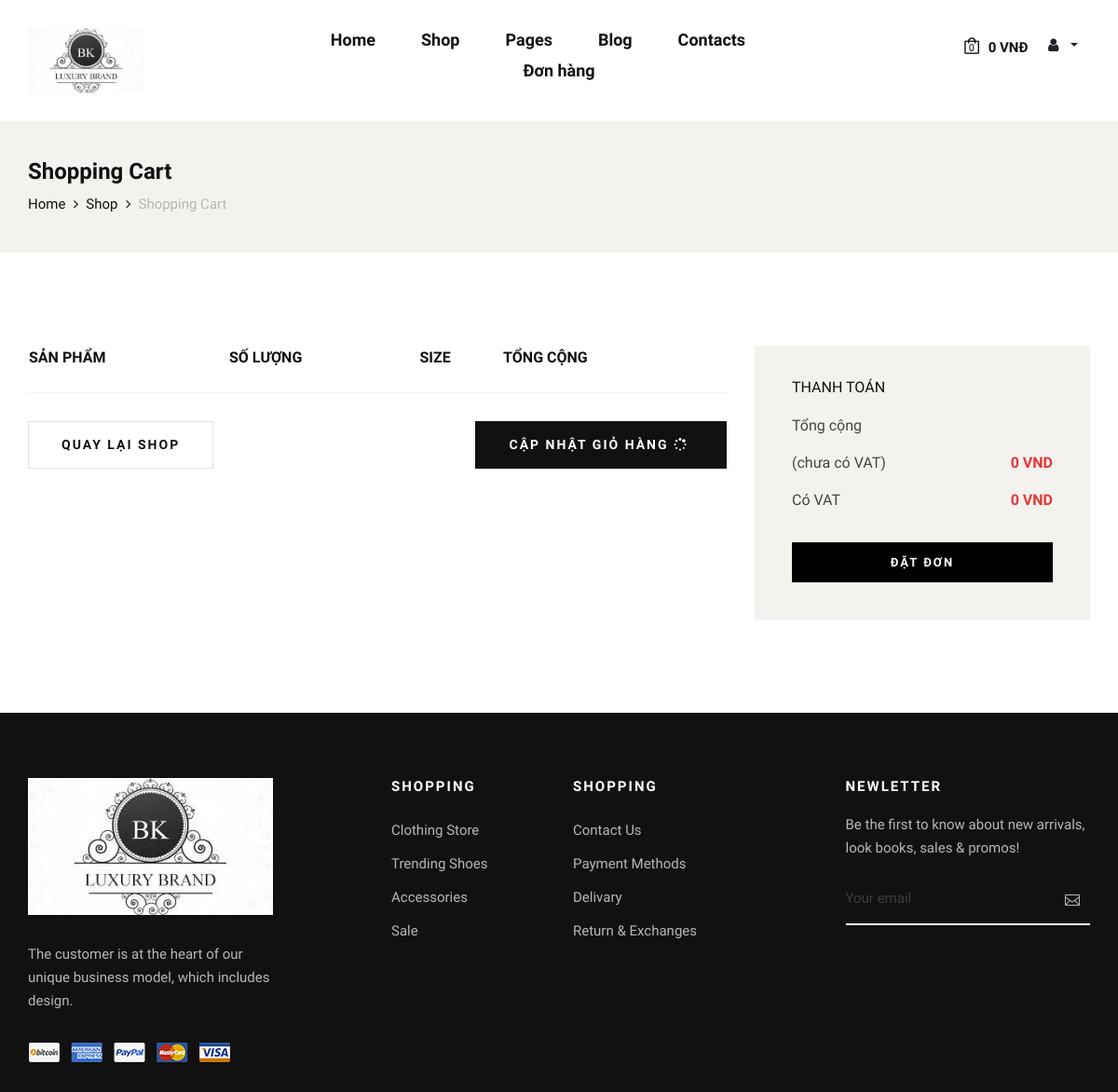
The page /shopping-cart.php (signed in) on the database as committed earlier.
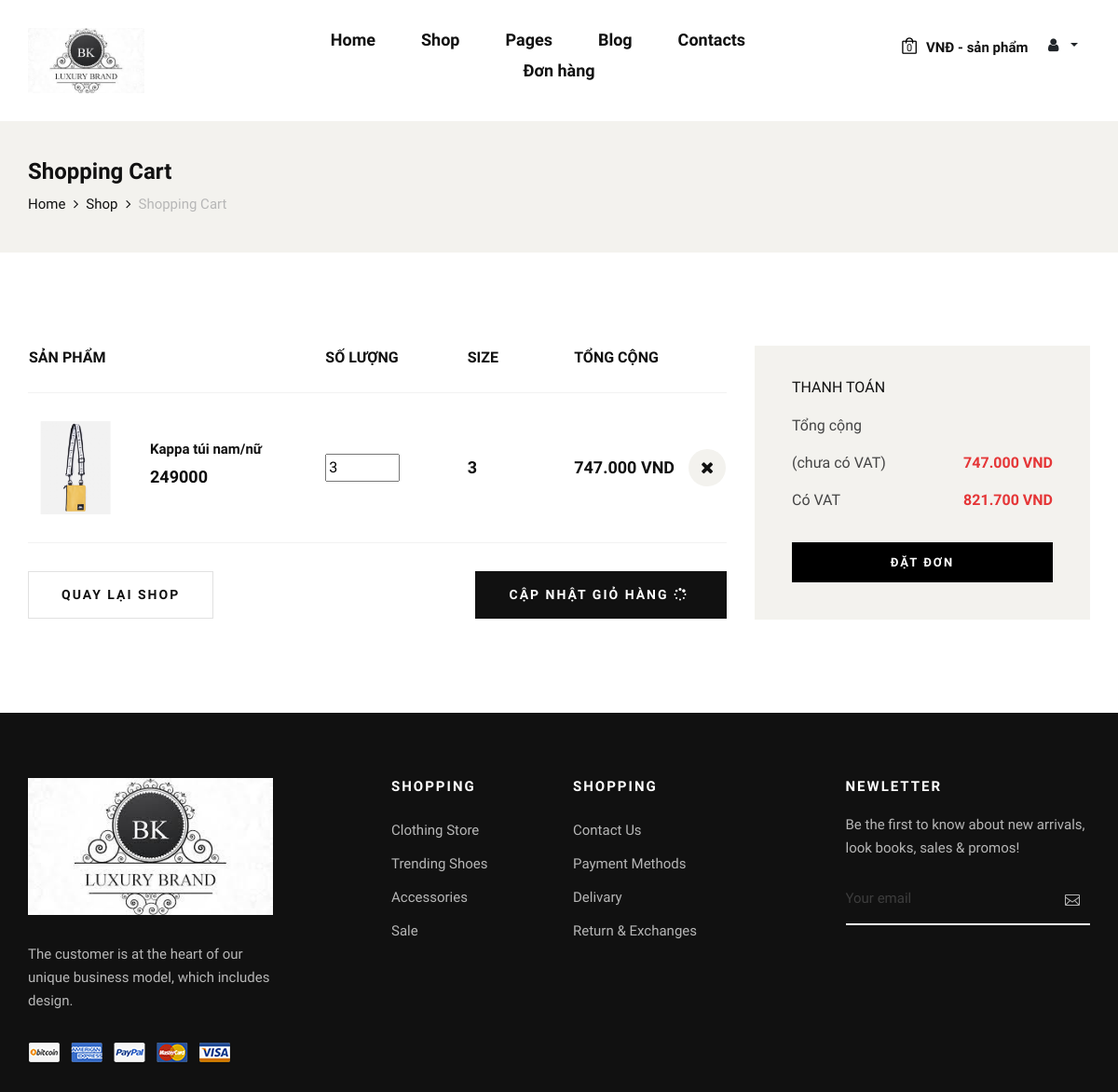
The same page on the database as committed later.
### tables this page shows
CREATE TABLE `tbl_cart` (
  `cartId` int(11) NOT NULL,
  `productId` int(11) NOT NULL,
  `userId` int(11) NOT NULL,
  `productName` varchar(255) NOT NULL,
  `price` varchar(255) NOT NULL,
  `quantity` int(11) NOT NULL,
  `image` varchar(255) NOT NULL,
  `size` varchar(30) NOT NULL
);

### classes/cart.php (called while the page is built, shortened)
<?php
	$filepath = realpath(dirname(__FILE__));
	include_once ($filepath.'/../lib/database.php');
	include_once ($filepath.'/../helper/format.php');
class cart
{
	private $db;
	public function __construct()
	{
		$this->db = new Database();
	}
	public function getProductCart(){
		$user_id = Session::get('user_id');
		$login_check = Session::get('user_login');
        if($login_check==false){
			$sId = session_id();
			$query = "SELECT * FROM tbl_cart_guest WHERE sId = '$sId'";
			$result = $this->db->select($query);
			return $result;
		}
		else{
			$query = "SELECT * FROM tbl_cart WHERE userId = '$user_id'";
			$result = $this->db->select($query);
			return $result;
		}
	}
	public function check_cart(){
		$user_id = Session::get('user_id');
		$query = "SELECT * FROM tbl_cart WHERE userId = '$user_id'";
		$result = $this->db->select($query);
		return $result;
	}
}
?>

### lib/database.php (called while the page is built, shortened)
<?php
Class Database{
   public $host   = DB_HOST;
   public $user   = DB_USER;
   public $pass   = DB_PASS;
   public $dbname = DB_NAME;
   public $link;
private function connectDB(){
   $this->link = new mysqli($this->host, $this->user, $this->pass,
    $this->dbname);
   mysqli_set_charset($this->link,"utf8");
 }
public function select($query){
  $result = $this->link->query($query) or
   die($this->link->error.__LINE__);
  if($result->num_rows > 0){
    return $result;
  } else {
    return false;
  }
 }
}

### lib/session.php (called while the page is built, shortened)
<?php
class Session{
 public static function get($key){
    if (isset($_SESSION[$key])) {
     return $_SESSION[$key];
    } else {
     return false;
    }
 }
}
?>

### helper/format.php (called while the page is built, shortened)
<?php
class Format{
    public function format_currency($n=0){
        $n=(string)$n;
        $n=strrev($n);
        $res='';
        for($i=0;$i<strlen($n);$i++){
            if($i%3==0 && $i!=0){
                $res.='.';
            }
            $res.=$n[$i];
        }
        $res=strrev($res);
        return $res;
    }
}
?>

### shopping-cart.php (the view, shortened to what this page needs)
<?php
    include 'inc/header.php';
?>
    <section class="breadcrumb-option">
        <div class="container">
            <div class="row">
                <div class="col-lg-12">
                    <div class="breadcrumb__text">
                        <h4>Shopping Cart</h4>
                        <div class="breadcrumb__links">
                            <a href="./index.php">Home</a>
                            <a href="./shop.php">Shop</a>
                            <span>Shopping Cart</span>
                        </div>
                    </div>
                </div>
            </div>
        </div>
    </section>
    <section class="shopping-cart spad">
        <div class="container">
            <div class="row">
                <div class="col-lg-8">
                    <form action="" method="post">
                    <div class="shopping__cart__table">
                        <table>
                            <thead>
                                <tr>
                                    <th>Sản phẩm</th>
                                    <th>Số lượng</th>
                                    <th>Size</th>
                                    <th>Tổng cộng</th>
                                    <th></th>
                                </tr>
                            </thead>
                            <tbody>
                                <?php
                                     $get_product_cart = $cart->getProductCart();
                                     $subTotal =0;
                                     $count = -1;
                                     if($get_product_cart){
                                        while($row = $get_product_cart->fetch_assoc())
                                        {
                                            $count++;
                                     ?>
                                <tr>
                                    <td class="product__cart__item">
                                        <div class="product__cart__item__pic">
                                            <img width="100px" src="img/product/<?php echo $row['image']; ?>" alt="">
                                        </div>
                                        <div class="product__cart__item__text">
                                            <h6><?php echo $row['productName']; ?></h6>
                                            <h5><?php echo $row['price']; ?></h5>
                                        </div>
                                    </td>
                                    <td class="quantity__item">
                                        <div >
                                            <input style="width: 80px" type="number" min=1 name="quantity_<?php echo $count; ?>" value="<?php echo $row['quantity']; ?>" >
                                        </div>
                                    </td>
                                    <td class="cart__price"><?php echo $row['size']; ?></td>
                                    <td class="cart__price">
                                        <?php
                                        $total = $row['price'] * $row['quantity'];
                                        $subTotal += $total;
                                        echo  $fm->format_currency($total)." VND";
                                        ?>
                                    </td>
                                    <td class="cart__close"> <a onclick="return confirm('Bạn có muốn xóa không?');" href="?cartId=<?php echo $row['cartId']; ?>"><i class="fa fa-close"></i></a></td>
                                </tr>
                                <?php
                                        }
                                    }
                                ?>
                            </tbody>
                        </table>
                    </div>
                    <div class="row">
                        <div class="col-lg-6 col-md-6 col-sm-6">
                            <div class="continue__btn">
                                <a href="shop.php">Quay lại shop</a>
                            </div>
                        </div>
                        <div class="col-lg-6 col-md-6 col-sm-6">
                            <div class="continue__btn update__btn">
                                <button type="submit" name="update_cart"/>Cập nhật giỏ hàng <i class="fa fa-spinner"></i></button>
                            </div>
                        </div>
                    </div>
                    </form>
                </div>
                <div class="col-lg-4">
                    <div class="cart__total">
                        <h6>Thanh toán</h6>
                        <ul>
                            <li>Tổng cộng <br> (chưa có VAT) <span><?php echo $fm->format_currency($subTotal)." VND"; ?></span></li>
                            <li>Có VAT <span><?php echo $fm->format_currency($subTotal*1.1)." VND"; ?></span></li>
                        </ul>
                        <a href="checkout.php" class="primary-btn">Đặt đơn</a>
                    </div>
                </div>
            </div>
        </div>
    </section>
<?php
    include 'inc/footer.php';
?>

### inc/header.php (shortened to what this page needs)
<?php
include 'lib/session.php';
include 'lib/database.php';
include 'helper/format.php';
	$fm = new Format();
    $cart = new cart();
  header("Cache-Control: max-age=2592000");?>
<!DOCTYPE html>
<html lang="zxx">
<head>
    <link rel="stylesheet" href="css/bootstrap.min.css" type="text/css">
    <link rel="stylesheet" href="css/font-awesome.min.css" type="text/css">
    <link rel="stylesheet" href="css/elegant-icons.css" type="text/css">
    <link rel="stylesheet" href="css/magnific-popup.css" type="text/css">
    <link rel="stylesheet" href="css/nice-select.css" type="text/css">
    <link rel="stylesheet" href="css/owl.carousel.min.css" type="text/css">
    <link rel="stylesheet" href="css/slicknav.min.css" type="text/css">
    <link rel="stylesheet" href="css/style.css" type="text/css">
</head>
<body>
    <header class="header">
        <div class="container">
            <div class="row">
                <div class="col-lg-3 col-md-3">
                    <div class="header__logo">
                        <a href="./index.php"><img src="img/logobk.jpg" height="70px" alt=""></a>
                    </div>
                </div>
                <div class="col-lg-6 col-md-6">
                    <nav class="header__menu mobile-menu">
                        <ul>
                            <li><a href="./index.php">Home</a></li>
                            <li><a href="./shop.php">Shop</a></li>
                            <li><a href="#">Pages</a>
                            </li>
                            <li><a href="./blog.php">Blog</a></li>
                            <li><a href="./contact.php">Contacts</a></li>
                            <li><a href="./orderdetail.php">Đơn hàng</a></li>
                        </ul>
                    </nav>
                </div>
                <div class="col-lg-3 col-md-3">
                    <div class="header__nav__option">
                        <a href="shopping-cart.php"><img src="img/icon/cart.png" alt=""> <span>0</span></a>
                        <div class="price">
                            <?php
                                        $check_cart = $cart->check_cart();
                                        if($check_cart){
                                            $sum = Session::get("sum");
                                            $qty = Session::get("qty");
                                            echo $fm->format_currency($sum).' VNĐ - '.$qty.' sản phẩm';
                                        }
                                        else{
                                            echo '0 VNĐ';
                                        }
                                    ?>
                        </div>
                        <?php
                            $login_check = Session::get('user_login');
                            if($login_check==false){
                                echo '<a href="login.php" class="btn btn-info">Login</a>';
                            }else{
                                ?>
                                <div class="btn-group">
                                <button type="button" class="btn dropdown-toggle" data-toggle="dropdown" aria-haspopup="true" aria-expanded="false">
                                    <i class="fa fa-user fa-fw"></i>
                                </button>
                                </div>
                        <?php
                            }
                        ?>
                    </div>
                </div>
            </div>
        </div>
    </header>

### inc/footer.php (shortened to what this page needs)
    <footer class="footer">
        <div class="container">
            <div class="row">
                <div class="col-lg-3 col-md-6 col-sm-6">
                    <div class="footer__about">
                        <div class="footer__logo">
                            <a href="#"><img src="img/logobk.jpg" alt=""></a>
                        </div>
                        <p>The customer is at the heart of our unique business model, which includes design.</p>
                        <a href="#"><img src="img/payment.png" alt=""></a>
                    </div>
                </div>
                <div class="col-lg-2 offset-lg-1 col-md-3 col-sm-6">
                    <div class="footer__widget">
                        <h6>Shopping</h6>
                        <ul>
                            <li><a href="#">Clothing Store</a></li>
                            <li><a href="#">Trending Shoes</a></li>
                            <li><a href="#">Accessories</a></li>
                            <li><a href="#">Sale</a></li>
                        </ul>
                    </div>
                </div>
                <div class="col-lg-2 col-md-3 col-sm-6">
                    <div class="footer__widget">
                        <h6>Shopping</h6>
                        <ul>
                            <li><a href="#">Contact Us</a></li>
                            <li><a href="#">Payment Methods</a></li>
                            <li><a href="#">Delivary</a></li>
                            <li><a href="#">Return & Exchanges</a></li>
                        </ul>
                    </div>
                </div>
                <div class="col-lg-3 offset-lg-1 col-md-6 col-sm-6">
                    <div class="footer__widget">
                        <h6>NewLetter</h6>
                        <div class="footer__newslatter">
                            <p>Be the first to know about new arrivals, look books, sales & promos!</p>
                            <form action="#">
                                <input type="text" placeholder="Your email">
                                <button type="submit"><span class="icon_mail_alt"></span></button>
                            </form>
                        </div>
                    </div>
                </div>
            </div>
        </div>
    </footer>
</body>
</html>

Rows that differ between the two databases and show on the page:
added tbl_cart: image (picture), productName "Kappa túi nam/nữ", price "249000", quantity "3", size "3", $fm->format_currency($total) "747.000"
Other text that changed with them:
$fm->format_currency($subTotal): "0" → "747.000"
$fm->format_currency($subTotal*1.1): "0" → "821.700"
text no longer shown: "0 VNĐ"
text now shown: "VNĐ - sản phẩm"
